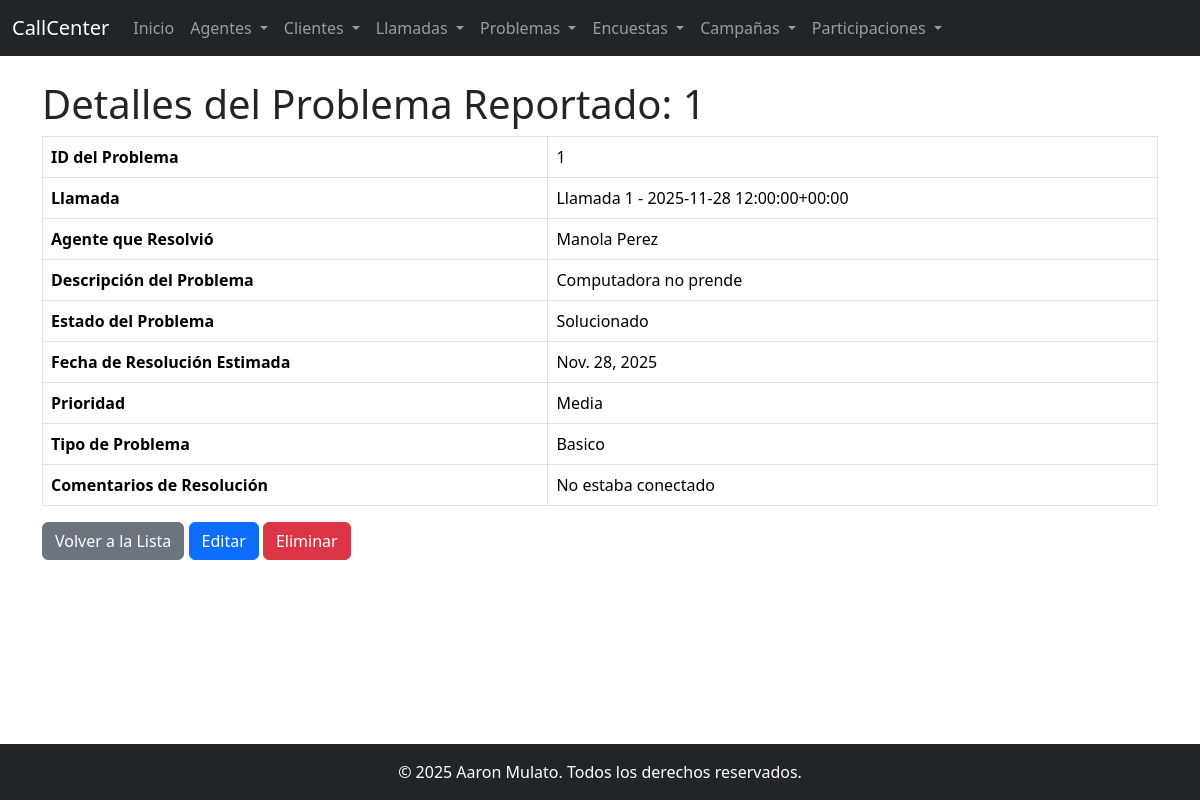
The app's page /problemas/1/ with its own data.
### app_callcenter/models.py (models this page shows, shortened)
class ProblemaReportado(models.Model):
    id_llamada = models.ForeignKey(Llamada, on_delete=models.SET_NULL, null=True, blank=True)
    id_agente_resolvio = models.ForeignKey(AgenteCallCenter, on_delete=models.SET_NULL, null=True, blank=True)
    descripcion_problema = models.TextField(null=True, blank=True)
    estado_problema = models.CharField(max_length=50, null=True, blank=True)
    fecha_resolucion_estimada = models.DateField(null=True, blank=True)
    prioridad = models.CharField(max_length=20, null=True, blank=True)
    tipo_problema = models.CharField(max_length=50, null=True, blank=True)
    comentarios_resolucion = models.TextField(null=True, blank=True)

class Llamada(models.Model):
    id_cliente = models.ForeignKey(ClienteCallCenter, on_delete=models.SET_NULL, null=True, blank=True)
    id_agente = models.ForeignKey(AgenteCallCenter, on_delete=models.SET_NULL, null=True, blank=True)
    fecha_hora_inicio = models.DateTimeField(null=True, blank=True)
    fecha_hora_fin = models.DateTimeField(null=True, blank=True)
    duracion_segundos = models.IntegerField(null=True, blank=True)
    tipo_llamada = models.CharField(max_length=50, null=True, blank=True)
    resultado_llamada = models.CharField(max_length=50, null=True, blank=True)
    grabacion_url = models.CharField(max_length=255, null=True, blank=True)
    motivo_llamada = models.TextField(null=True, blank=True)
    calificacion_cliente = models.IntegerField(null=True, blank=True)
    def __str__(self):
        return f"Llamada {self.id} - {self.fecha_hora_inicio}"

class AgenteCallCenter(models.Model):
    nombre = models.CharField(max_length=100, null=True, blank=True)
    apellido = models.CharField(max_length=100, null=True, blank=True)
    email = models.EmailField(max_length=100, null=True, blank=True)
    telefono = models.CharField(max_length=20, null=True, blank=True)
    fecha_contratacion = models.DateField(null=True, blank=True)
    salario = models.DecimalField(max_digits=10, decimal_places=2, null=True, blank=True)
    turno = models.CharField(max_length=50, null=True, blank=True)
    habilidades_idiomas = models.TextField(null=True, blank=True)
    estado_agente = models.CharField(max_length=50, null=True, blank=True)
    dni = models.CharField(max_length=20, null=True, blank=True)
    foto = models.ImageField(upload_to='fotos_agentes/', null=True, blank=True)
    def __str__(self):
        return f"{self.nombre} {self.apellido}"

### app_callcenter/views.py (the view)
# urls.py: path("problemas/<int:pk>/", ProblemaReportadoDetailView.as_view(), name="problema-detail"),
class ProblemaReportadoDetailView(DetailView):
    model = ProblemaReportado
    template_name = "app_callcenter/problemareportado_detail.html"
    context_object_name = "problema"

### app_callcenter/templates/app_callcenter/problemareportado_detail.html (shortened to what this page needs)
{% extends "app_callcenter/base.html" %}
{% block content %}
<h1>Detalles del Problema Reportado: {{ problema.id }}</h1>
<table class="table table-bordered">
    <tr>
        <th>ID del Problema</th>
        <td>{{ problema.id }}</td>
    </tr>
    <tr>
        <th>Llamada</th>
        <td>{{ problema.id_llamada }}</td>
    </tr>
    <tr>
        <th>Agente que Resolvió</th>
        <td>{{ problema.id_agente_resolvio }}</td>
    </tr>
    <tr>
        <th>Descripción del Problema</th>
        <td>{{ problema.descripcion_problema }}</td>
    </tr>
    <tr>
        <th>Estado del Problema</th>
        <td>{{ problema.estado_problema }}</td>
    </tr>
    <tr>
        <th>Fecha de Resolución Estimada</th>
        <td>{{ problema.fecha_resolucion_estimada }}</td>
    </tr>
    <tr>
        <th>Prioridad</th>
        <td>{{ problema.prioridad }}</td>
    </tr>
    <tr>
        <th>Tipo de Problema</th>
        <td>{{ problema.tipo_problema }}</td>
    </tr>
    <tr>
        <th>Comentarios de Resolución</th>
        <td>{{ problema.comentarios_resolucion }}</td>
    </tr>
</table>
<a href="{% url 'app_callcenter:problema-list' %}" class="btn btn-secondary">Volver a la Lista</a>
<a href="{% url 'app_callcenter:problema-update' problema.pk %}" class="btn btn-primary">Editar</a>
<a href="{% url 'app_callcenter:problema-delete' problema.pk %}" class="btn btn-danger">Eliminar</a>
{% endblock %}

### records on screen
ProblemaReportado: id "1", id_llamada "Llamada 1 - 2025-11-28 12:00:00+00:00", id_agente_resolvio "Manola Perez", descripcion_problema "Computadora no prende", estado_problema "Solucionado", fecha_resolucion_estimada "Nov. 28, 2025", prioridad "Media", tipo_problema "Basico", comentarios_resolucion "No estaba conectado"
